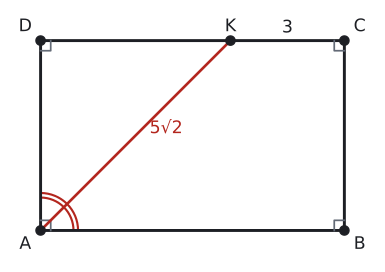

Here is the Python script that generated this plot:
import sys; sys.path.insert(0, "tools")
from cizim import *

P = lambda x, y: np.array([float(x), float(y)])
uz = lambda U, V: round(float(np.linalg.norm(U - V)), 4)
def acisi(K, U, V):
    u, v = U - K, V - K
    return round(float(np.degrees(np.arccos(np.dot(u, v) / np.linalg.norm(u) / np.linalg.norm(v)))), 3)
def birim(U, V):
    t = (V - U) / np.linalg.norm(V - U); return t, np.array([-t[1], t[0]])
def ayak(Q, U, V):
    t, _ = birim(U, V); return U + np.dot(Q - U, t) * t
def yansit(Q, U, V):
    return 2 * ayak(Q, U, V) - Q
def kesisim(U1, V1, U2, V2):
    M = np.array([V1 - U1, U2 - V2]).T; s = np.linalg.solve(M, U2 - U1); return U1 + s[0] * (V1 - U1)
def cetik(U, V, n=1, renk=SOLUK, f=0.5):
    M = U + f * (V - U); t, m = birim(U, V)
    for i in range(n):
        c = M + (i - (n - 1) / 2) * 0.2 * S * t
        ax.plot(*zip(c - 0.22 * S * m, c + 0.22 * S * m), color=renk, lw=1.5)
def olcu(U, V, metin, d=0.5, renk=YAZI, fs=13, f=0.5):
    """[UV] üzerinde f oranındaki noktaya, U->V yönünün soluna d*S uzağa yazı (d < 0: sağına)."""
    M = U + f * (V - U); _, m = birim(U, V)
    ax.text(*(M + d * S * m), metin, ha="center", va="center", color=renk, fontsize=fs)
def dik_isareti(K, U, V, r=0.4):
    a_ = (U - K) / np.linalg.norm(U - K) * r * S; b_ = (V - K) / np.linalg.norm(V - K) * r * S
    ax.plot(*zip(K + a_, K + a_ + b_, K + b_), color=SOLUK, lw=1.3)
def harf(Q, metin, dx, dy, renk=YAZI, fs=13):
    ax.text(Q[0] + dx * S, Q[1] + dy * S, metin, ha="center", va="center", color=renk, fontsize=fs)
def cizgi(U, V, renk=YAZI, lw=2.2, ls="-"):
    ax.plot(*zip(U, V), color=renk, lw=lw, ls=ls)
def boya(noktalar, renk):
    ax.add_patch(patches.Polygon(noktalar, closed=True, facecolor=renk, edgecolor="none"))
def yay(K, U, V, r=0.8, renk=MAVI, n=1):
    for i in range(n): aci(ax, K, U, V, r=(r + 0.18 * i) * S, renk=renk)
def yay_yazi(K, U, V, metin, d=1.4, renk=MAVI, fs=12):
    """K köşesindeki U-K-V açısının ortasından d*S uzağa yazı."""
    u = (U - K) / np.linalg.norm(U - K); v = (V - K) / np.linalg.norm(V - K); o = (u + v) / np.linalg.norm(u + v)
    ax.text(*(K + d * S * o), metin, ha="center", va="center", color=renk, fontsize=fs)
def basla(xmin, xmax, ymin, ymax, en=5.5):
    global fig, ax
    fig, ax = sekil(en, en * (ymax - ymin) / (xmax - xmin))
    ax.set_aspect("equal"); ax.axis("off"); ax.set_xlim(xmin, xmax); ax.set_ylim(ymin, ymax)
def dortgen(A, B, C, D, dolgu=None):
    if dolgu: boya([A, B, C, D], dolgu)
    ax.plot(*zip(A, B, C, D, A), color=YAZI)
    for Q in (A, B, C, D): nokta(ax, *Q, "")
def koseler(A, B, C, D, d=0.55):
    O = (A + B + C + D) / 4
    for Q, ad in ((A, "A"), (B, "B"), (C, "C"), (D, "D")):
        y = (Q - O) / np.linalg.norm(Q - O); harf(Q, ad, d * np.sign(y[0]) * 1.1, d * np.sign(y[1]))
def dikdortgen(a, b):
    """A orijinde, [AB] yatay: A, B, C, D."""
    return P(0, 0), P(a, 0), P(a, b), P(0, b)
def dik_koseler(A, B, C, D, r=0.4):
    dik_isareti(A, B, D, r); dik_isareti(B, C, A, r); dik_isareti(C, D, B, r); dik_isareti(D, A, C, r)
def cerceve(noktalar, kenar=1.2):
    xs = [q[0] for q in noktalar]; ys = [q[1] for q in noktalar]
    return min(xs) - kenar * S, max(xs) + kenar * S, min(ys) - kenar * S, max(ys) + kenar * S

# Alıştırma 6: A'nın açıortayı [DC]'yi K'de keser; |AK| = 5√2, |KC| = 3 -> |AD| = |DK| = 5, |AB| = 8, Ç = 26.
A, B, C, D = dikdortgen(8, 5); K = P(5, 5)
S = 8 / 12
print("DAK", acisi(A, D, K), "KAB", acisi(A, K, B), "AK", uz(A, K), 5 * np.sqrt(2), "KC", uz(K, C))
basla(*cerceve([A, B, C, D], 1.3), en=5.0)
dortgen(A, B, C, D); koseler(A, B, C, D); dik_koseler(A, B, C, D, 0.4)
cizgi(A, K, KIRMIZI, 2.0)
nokta(ax, *K, ""); harf(K, "K", 0, 0.55)
yay(A, D, K, 1.3, KIRMIZI, 2); yay(A, K, B, 1.3, KIRMIZI, 2)
olcu(K, C, "3", 0.5); olcu(A, K, "5√2", -0.65, KIRMIZI, f=0.6)
kaydet(fig, __file__)
